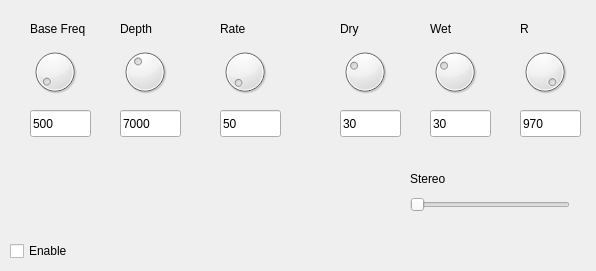
    <widget class="QWidget" name="tab">
     <attribute name="title">
      <string>Wah</string>
     </attribute>
     <widget class="QCheckBox" name="checkBox_2">
      <property name="geometry">
       <rect>
        <x>10</x>
        <y>240</y>
        <width>71</width>
        <height>22</height>
       </rect>
      </property>
      <property name="text">
       <string>Enable</string>
      </property>
     </widget>
     <widget class="QDial" name="WahDepthDial">
      <property name="geometry">
       <rect>
        <x>120</x>
        <y>40</y>
        <width>50</width>
        <height>64</height>
       </rect>
      </property>
      <property name="minimum">
       <number>1</number>
      </property>
      <property name="maximum">
       <number>18000</number>
      </property>
      <property name="value">
       <number>7000</number>
      </property>
     </widget>
     <widget class="QLabel" name="label_46">
      <property name="geometry">
       <rect>
        <x>120</x>
        <y>20</y>
        <width>67</width>
        <height>17</height>
       </rect>
      </property>
      <property name="text">
       <string>Depth</string>
      </property>
     </widget>
     <widget class="QLineEdit" name="WahRateLE">
      <property name="geometry">
       <rect>
        <x>220</x>
        <y>110</y>
        <width>61</width>
        <height>27</height>
       </rect>
      </property>
      <property name="text">
       <string>50</string>
      </property>
     </widget>
     <widget class="QDial" name="WahDryDial">
      <property name="geometry">
       <rect>
        <x>340</x>
        <y>40</y>
        <width>50</width>
        <height>64</height>
       </rect>
      </property>
      <property name="maximum">
       <number>100</number>
      </property>
      <property name="value">
       <number>30</number>
      </property>
     </widget>
     <widget class="QDial" name="WahWetDial">
      <property name="geometry">
       <rect>
        <x>430</x>
        <y>40</y>
        <width>50</width>
        <height>64</height>
       </rect>
      </property>
      <property name="maximum">
       <number>100</number>
      </property>
      <property name="value">
       <number>30</number>
      </property>
     </widget>
     <widget class="QLineEdit" name="WahBaseLE">
      <property name="geometry">
       <rect>
        <x>30</x>
        <y>110</y>
        <width>61</width>
        <height>27</height>
       </rect>
      </property>
      <property name="text">
       <string>500</string>
      </property>
     </widget>
     <widget class="QLineEdit" name="WahDryLE">
      <property name="geometry">
       <rect>
        <x>340</x>
        <y>110</y>
        <width>61</width>
        <height>27</height>
       </rect>
      </property>
      <property name="text">
       <string>30</string>
      </property>
     </widget>
     <widget class="QLineEdit" name="WahWetLE">
      <property name="geometry">
       <rect>
        <x>430</x>
        <y>110</y>
        <width>61</width>
        <height>27</height>
       </rect>
      </property>
      <property name="text">
       <string>30</string>
      </property>
     </widget>
     <widget class="QDial" name="WahBaseDial">
      <property name="geometry">
       <rect>
        <x>30</x>
        <y>40</y>
        <width>50</width>
        <height>64</height>
       </rect>
      </property>
      <property name="minimum">
       <number>1</number>
      </property>
      <property name="maximum">
       <number>15000</number>
      </property>
      <property name="value">
       <number>500</number>
      </property>
     </widget>
     <widget class="QLabel" name="label_47">
      <property name="geometry">
       <rect>
        <x>430</x>
        <y>20</y>
        <width>67</width>
        <height>17</height>
       </rect>
      </property>
      <property name="text">
       <string>Wet</string>
      </property>
     </widget>
     <widget class="QLabel" name="label_48">
      <property name="geometry">
       <rect>
        <x>220</x>
        <y>20</y>
        <width>67</width>
        <height>17</height>
       </rect>
      </property>
      <property name="text">
       <string>Rate</string>
      </property>
     </widget>
     <widget class="QLineEdit" name="WahDepthLE">
      <property name="geometry">
       <rect>
        <x>120</x>
        <y>110</y>
        <width>61</width>
        <height>27</height>
       </rect>
      </property>
      <property name="text">
       <string>7000</string>
      </property>
     </widget>
     <widget class="QLabel" name="label_49">
      <property name="geometry">
       <rect>
        <x>30</x>
        <y>20</y>
        <width>71</width>
        <height>17</height>
       </rect>
      </property>
      <property name="text">
       <string>Base Freq</string>
      </property>
     </widget>
     <widget class="QLabel" name="label_51">
      <property name="geometry">
       <rect>
        <x>340</x>
        <y>20</y>
        <width>67</width>
        <height>17</height>
       </rect>
      </property>
      <property name="text">
       <string>Dry</string>
      </property>
     </widget>
     <widget class="QDial" name="WahRateDial">
      <property name="geometry">
       <rect>
        <x>220</x>
        <y>40</y>
        <width>50</width>
        <height>64</height>
       </rect>
      </property>
      <property name="minimum">
       <number>1</number>
      </property>
      <property name="maximum">
       <number>19600</number>
      </property>
      <property name="value">
       <number>50</number>
      </property>
     </widget>
     <widget class="QLineEdit" name="WahRLE">
      <property name="geometry">
       <rect>
        <x>520</x>
        <y>110</y>
        <width>61</width>
        <height>27</height>
       </rect>
      </property>
      <property name="text">
       <string>970</string>
      </property>
     </widget>
     <widget class="QDial" name="WahRDial">
      <property name="geometry">
       <rect>
        <x>520</x>
        <y>40</y>
        <width>50</width>
        <height>64</height>
       </rect>
      </property>
      <property name="maximum">
       <number>990</number>
      </property>
      <property name="value">
       <number>970</number>
      </property>
     </widget>
     <widget class="QLabel" name="label_52">
      <property name="geometry">
       <rect>
        <x>520</x>
        <y>20</y>
        <width>67</width>
        <height>17</height>
       </rect>
      </property>
      <property name="text">
       <string>R</string>
      </property>
     </widget>
     <widget class="QSlider" name="horizontalSlider_2">
      <property name="geometry">
       <rect>
        <x>410</x>
        <y>190</y>
        <width>160</width>
        <height>29</height>
       </rect>
      </property>
      <property name="maximum">
       <number>100</number>
      </property>
      <property name="orientation">
       <enum>Qt::Horizontal</enum>
      </property>
     </widget>
     <widget class="QLabel" name="label_87">
      <property name="geometry">
       <rect>
        <x>410</x>
        <y>170</y>
        <width>67</width>
        <height>17</height>
       </rect>
      </property>
      <property name="text">
       <string>Stereo</string>
      </property>
     </widget>
    </widget>
